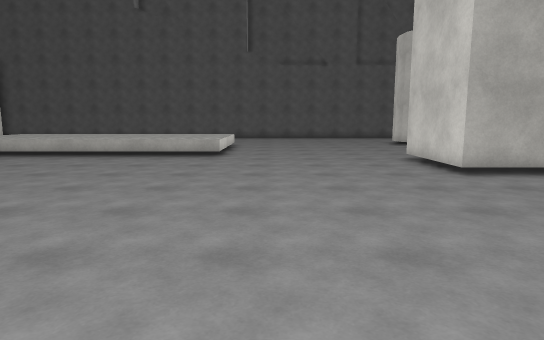
view 1 (above)

18 first-person views from a walk through a Unity game level. The camera is 1.5 m above the floor, tilts 8° down and sees 75° across. The floor is counted in squares, 1 m on a side. Each view is taken from the middle of a square. On the plan, view 1 faces up. The plan holds only what a view shows up to about 16 squares ahead; the rest is blank. The place goes on beyond the plan. The player character is not drawn. Surface patterns are stand-ins for the level's own textures.

view 2
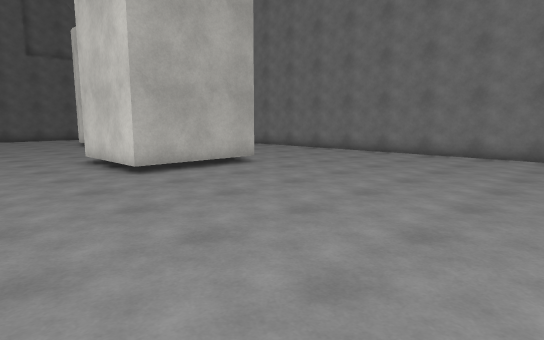

view 3
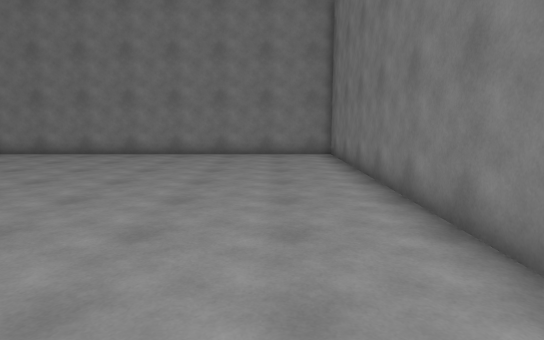

view 4
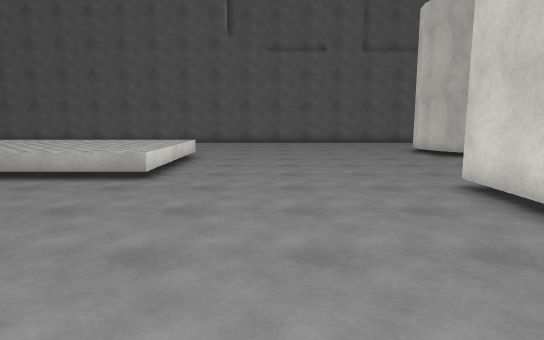

view 5
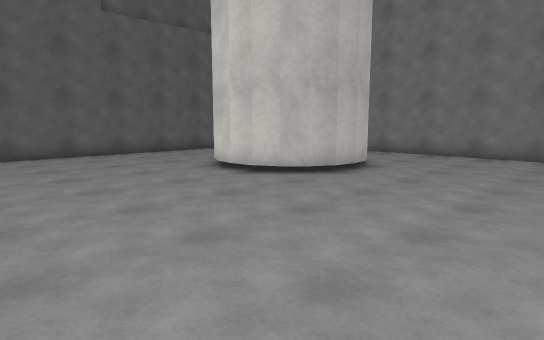

view 6
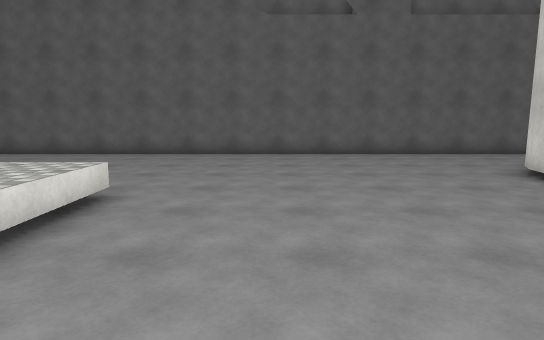

view 7
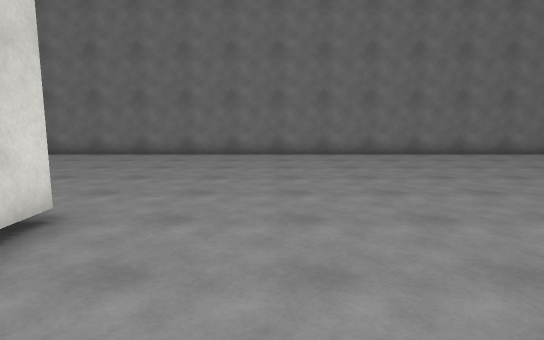

view 8
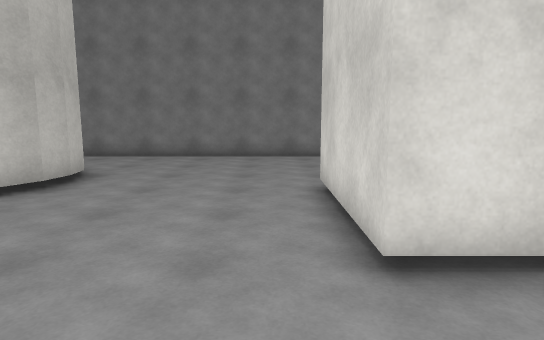

view 9
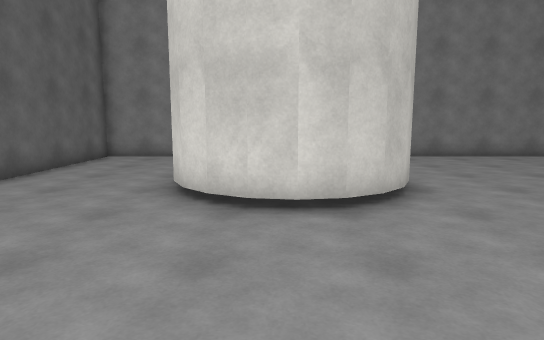

view 10
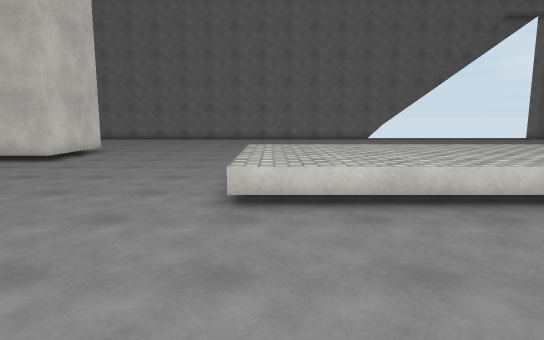

view 11
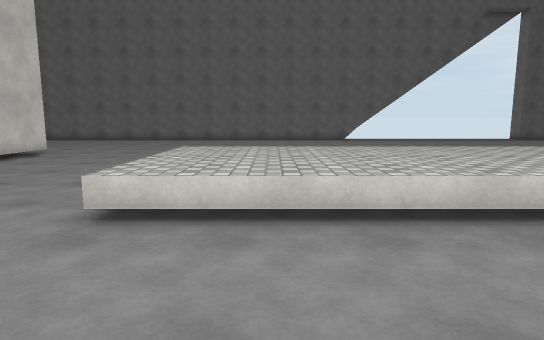

view 12
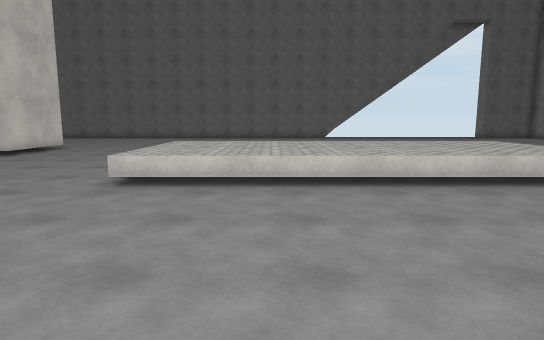

view 13
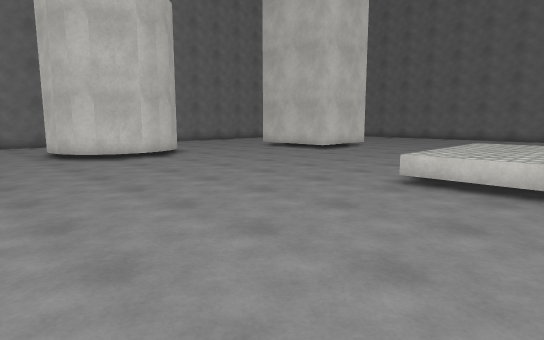

view 14
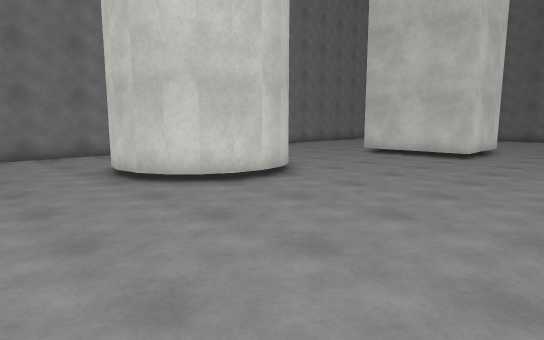

view 15
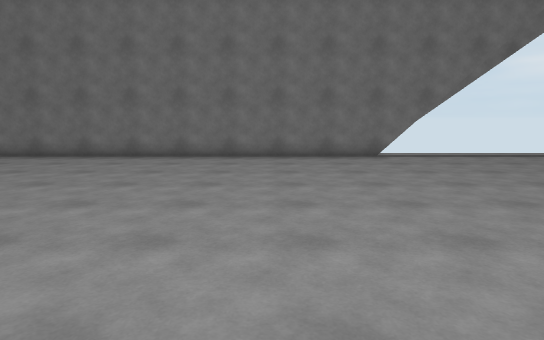

view 16
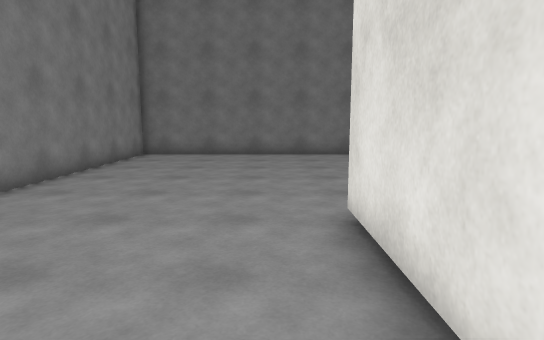

view 17
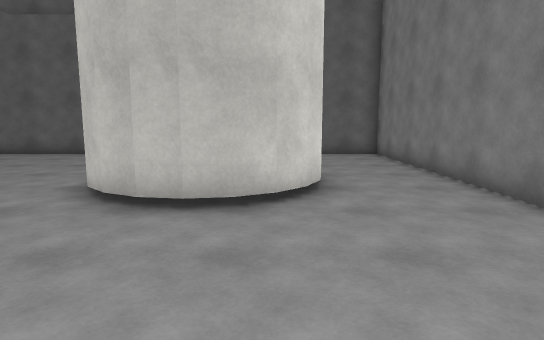

view 18
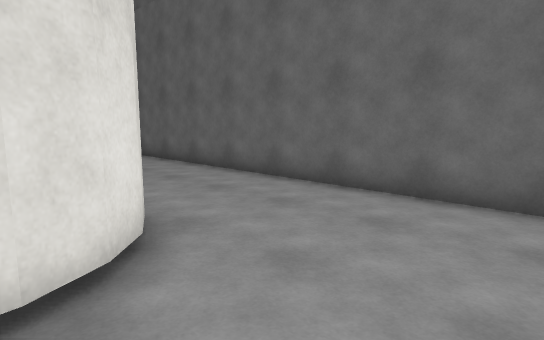

### Floor plan
Key: @ floor where view 1 was taken; # wall or solid block; . floor; ^ raised ledge.
Columns run from 9 left of view 1 to 17 right of it. Each row starts with its distance up from view 1.
 30 ###########################
 29 ..........................#
 28 ..........................#
 27 ..........................#
 26 ..........................#
 25 ..................####....#
 24 .................##  ##...#
 23 .................#    #...#
 22 .................#    #...#
 21 ^^^^^^^..........##  ##...#
 20 ^^^^^^^^..........####....#
 19 ^^^^^^^^..................#
 18 ^^^^^^^^..................#
 17 ^^^^^^^^..................#
 16 ^^^^^^^^..................#
 15 ^^^^^^^^..................#
 14 ..............######......#
 13 ..............#    #......#
 12 ..............#    #......#
 11 ..............#    #......#
 10 ..............######......#
  9 ..........................#
  8 ..........................#
  7 ..........................#
  6 ..........................#
  5 ..........................#
  4 ..........................#
  3 ..........................#
  2 ..........................#
  1 ..........................#
  0 .........@................#
 -1 ###########################

Where each view was taken, in squares from view 1:
view 1: 0 up, 0 right, facing up
view 2: 0 up, 1 right, facing up-right
view 3: 2 up, 1 right, facing right
view 4: 6 up, 1 right, facing up
view 5: 14 up, 1 right, facing up-right
view 6: 14 up, 1 right, facing up
view 7: 15 up, 2 right, facing down
view 8: 15 up, 2 right, facing right
view 9: 23 up, 2 right, facing right
view 10: 27 up, 3 left, facing down
view 11: 26 up, 5 left, facing down
view 12: 29 up, 6 left, facing down
view 13: 29 up, 6 left, facing down-right
view 14: 29 up, 1 right, facing down-right
view 15: 14 up, 6 left, facing down
view 16: 15 up, 11 right, facing down
view 17: 14 up, 12 right, facing up
view 18: 23 up, 16 right, facing up-left
